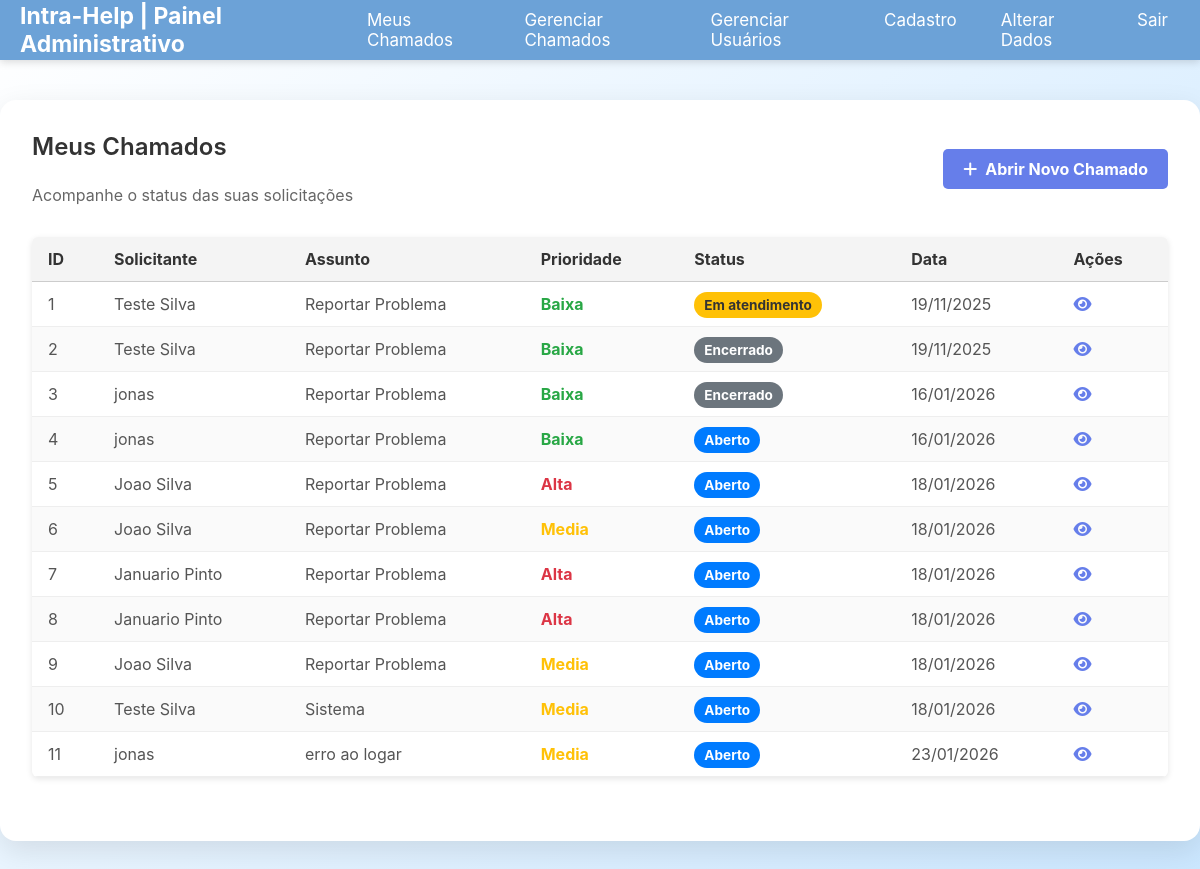
Before: /views/painelUsuario.php (signed in) with the older database file.
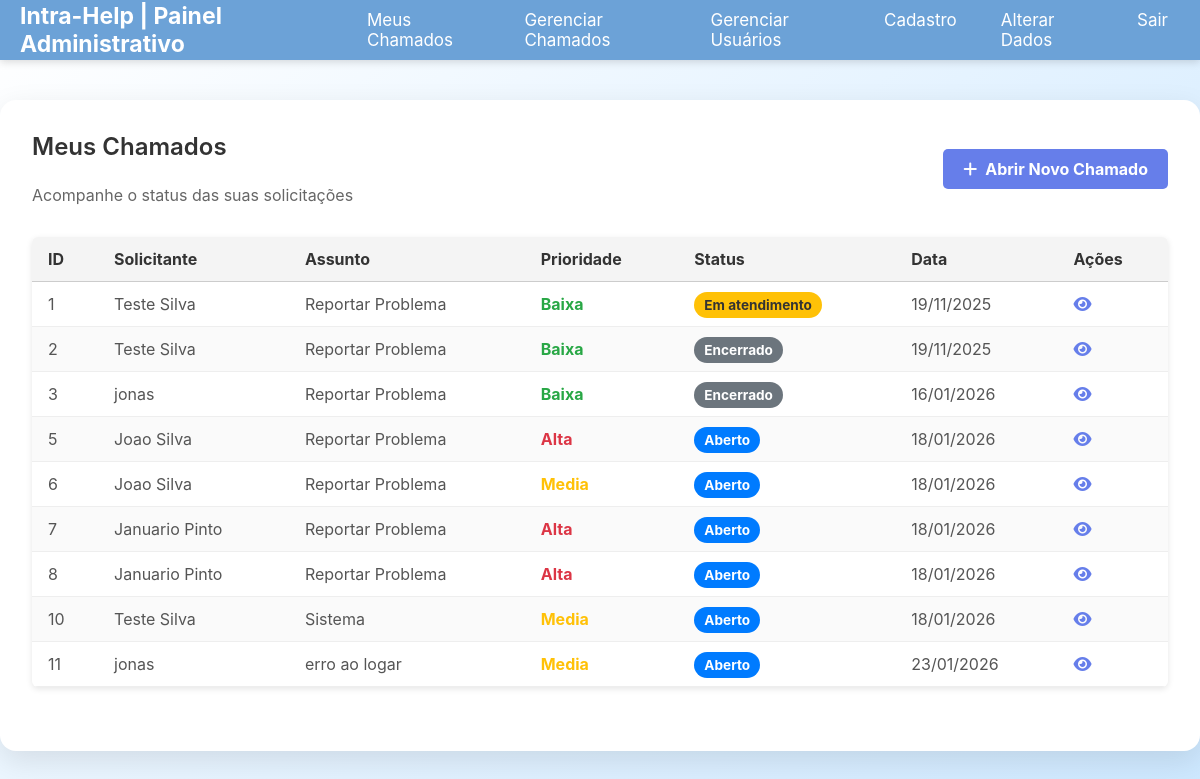
After: the same page with the newer database file.
### tables this page shows
CREATE TABLE "chamados" (
	"numero"	INTEGER NOT NULL,
	"solicitante_id"	INTEGER NOT NULL,
	"descricao"	TEXT NOT NULL,
	"responsavel_id"	INTEGER DEFAULT 1,
	"status"	TEXT DEFAULT "Aberto",
	"data_criacao"	TEXT DEFAULT current_timestamp, titulo text default "Reportar Problema", prioridade text default "Baixa",
	PRIMARY KEY("numero"),
	CONSTRAINT "fk_responsavel" FOREIGN KEY("responsavel_id") REFERENCES "usuarios"("usuario_id"),
	CONSTRAINT "fk_solicitante" FOREIGN KEY("solicitante_id") REFERENCES "usuarios"("usuario_id")
);

### models/chamados.php (called while the page is built, shortened)
<?php
function chamadosPorIdResponsavel(int $idResponsavel){
    $pdo = conectarDB();
    $sql = "SELECT c.numero, u.nome as solicitante, c.descricao, us.nome as responsavel, c.status, c.data_criacao, c.prioridade, c.titulo
            FROM chamados c
            INNER JOIN usuarios u
            ON solicitante_id = u.usuario_id
            INNER JOIN usuarios us
            ON responsavel_id = us.usuario_id
            WHERE c.responsavel_id = :responsavel_id;";
    $stmt = $pdo->prepare($sql);
    $stmt->execute(
        [":responsavel_id"=> $idResponsavel]
    );
    return $stmt->fetchAll(PDO::FETCH_ASSOC);
}

### views/painelUsuario.php (the view, shortened to what this page needs)
<?php
    require_once dirname(__DIR__) . '/models/chamados.php';
    if(eUsuarioLogado()){
        $usuario = $_SESSION['usuario'];
        $id = $usuario['usuario_id'];
        $categoria = $usuario['categoria'];
    }
    $eCliente = $categoria === 'Cliente';
    if ($eCliente){$chamados = chamadosPorIdSolicitante($id);}
    else{$chamados = chamadosPorIdResponsavel($id);}
?>
<!DOCTYPE html>
<html lang="pt-br">
<head>
    <link rel="stylesheet" href="../theme.css">
    <link rel="stylesheet" href="../style.css">
    <link rel="stylesheet" href="./painelUsuario.css">
    <link rel="stylesheet" href="https://cdnjs.cloudflare.com/ajax/libs/font-awesome/6.5.0/css/all.min.css">
</head>
<body>
    <?php
    include 'menu.php';
    ?>
    <div class="main-content">
        <div class="container">
            <div class="header-painel">
                <div>
                    <h2>Meus Chamados</h2>
                    <p>Acompanhe o status das suas solicitações</p>
                </div>
                <a href="criarChamado.php" class="btn-novo">
                    <i class="fa-solid fa-plus"></i> Abrir Novo Chamado
                </a>
            </div>
            <table class="data-table">
                <thead>
                    <tr>
                        <th>ID</th>
                        <?php if($eCliente): ?>
                            <th>Responsável</th>
                        <?php else: ?>
                            <th>Solicitante</th>
                        <?php endif; ?>
                        <th>Assunto</th>
                        <th>Prioridade</th>
                        <th>Status</th>
                        <th>Data</th>
                        <th>Ações</th>
                    </tr>
                </thead>
                <tbody>
                    <?php foreach($chamados as $c): ?>
                    <tr>
                        <td><?= $c['numero'] ?></td>
                        <?php if($eCliente): ?>
                            <td><?= $c['responsavel'] ?></td>
                        <?php else: ?>
                            <td><?= $c['solicitante'] ?></td>
                        <?php endif; ?>
                        <td><?= $c['titulo'] ?></td>
                        <td><span class="badge-<?= $c['prioridade'] ?>"><?= $c['prioridade'] ?></span></td>
                        <td><span class="badge badge-<?= $c['status'] ?>"><?= $c['status'] ?></span></td>
                        <td><?= date('d/m/Y', strtotime($c['data_criacao'])) ?></td>
                        <td>
                            <a href="../views/verChamado.php?id=<?= $c['numero'] ?>" title="Ver Detalhes">
                                <i class="fa-solid fa-eye"></i>
                            </a>
                        </td>
                    </tr>
                    <?php endforeach?>
                </tbody>
            </table>
        </div>
    </div>
</body>
</html>

Changed rows visible on the page:
no longer on this page (row edited): chamados: numero "4", solicitante "jonas", titulo "Reportar Problema", prioridade "Baixa", status "Aberto", data_criacao "16/01/2026"
no longer on this page (row edited): chamados: numero "9", solicitante "Joao Silva", titulo "Reportar Problema", prioridade "Media", status "Aberto", data_criacao "18/01/2026"
